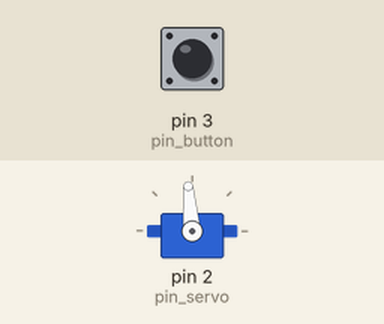
The program below on a simulated Arduino Nano, built with avr-gcc and run on an emulated ATmega328P. On the bench: servo. The inputs (shaded band) are chosen by the test bench; at power-on: pin 3 (pin_button) LOW. What the program prints to the serial monitor is not drawn.

Above: at 1.2 s.
1.3 s: pin 3 (pin_button) pulled HIGH for 0.15 s
At 1.77 s:
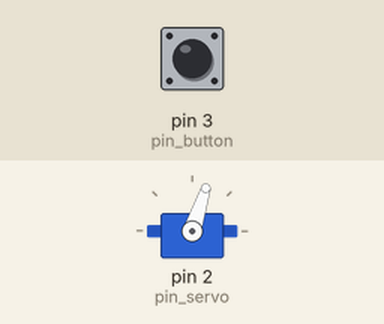
At 3.9 s:
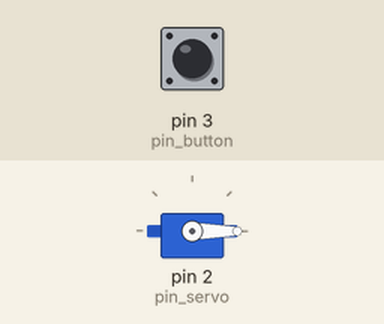
4.3 s: pin 3 (pin_button) pulled HIGH for 1 s
At 5.08 s:
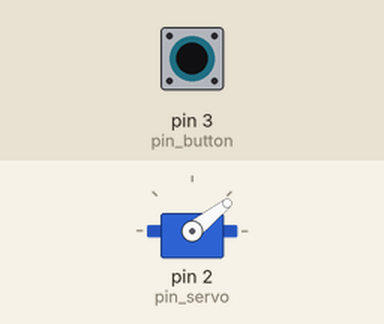
7.7 s: pin 3 (pin_button) pulled HIGH for 3.2 s
Timing chart, 0 to 14.3 s (numbered marks = the images above; inputs shaded):
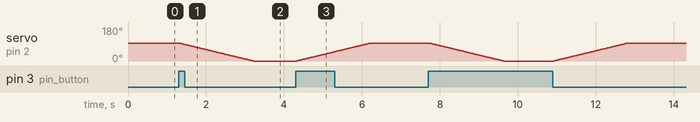

Measured:
- after the input at 1.3 s, servo on pin 2 (pin_servo): moves from 95° to 0° over 1.9 s, starting at once
- after the input at 4.3 s, servo on pin 2 (pin_servo): moves from 0° to 95° over 1.9 s, starting at once

The program:

main.cpp
```cpp
#include <Arduino.h>
#include <Servo.h>
#include <avr/wdt.h>

namespace
{

Servo servo;
auto constexpr pin_servo = 2;
auto constexpr angle_low = 0;
auto constexpr angle_high = +95;

auto constexpr pin_button = 3;


void wait()
{
  delay(1000/50); // 50Hz servo
}

auto current_barrier_position = 0;

void barrier_up()
{
  Serial.write("rising...");
  for(auto angle=angle_low; angle<=angle_high; ++angle)
  {
    servo.write(angle);
    wait();
    wdt_reset();
  }
  Serial.write(" up!\n\r");
}

void barrier_down()
{
  Serial.write("lowering...");
  for(auto angle=angle_high; angle>=angle_low; --angle)
  {
    servo.write(angle);
    wait();
    wdt_reset();
  }
  Serial.write(" down!\n\r");
}

void toggle_barrier()
{
  current_barrier_position *= -1;
  switch(current_barrier_position)
  {
    case -1: barrier_down(); return;
    case +1: barrier_up();   return;
  }
}

void wait_for_button_press()
{
  auto const init = digitalRead(pin_button);
  while( digitalRead(pin_button) == init )
  {
    delay(20);
    wdt_reset();
  }
  Serial.write("button press detected\n\r");
}
}


void setup()
{
  Serial.begin(9600);   // RX == 0, TX == 1

  servo.attach(pin_servo);
  servo.write(angle_high);
  current_barrier_position = +1;

  pinMode(pin_button, INPUT);

  {
    wdt_disable();
    wdt_enable(WDTO_1S);
  }

  Serial.write("booted\n\r");
  wdt_reset();
}

void loop()
{
  wait_for_button_press();
  toggle_barrier();
  wdt_reset();
}
```
